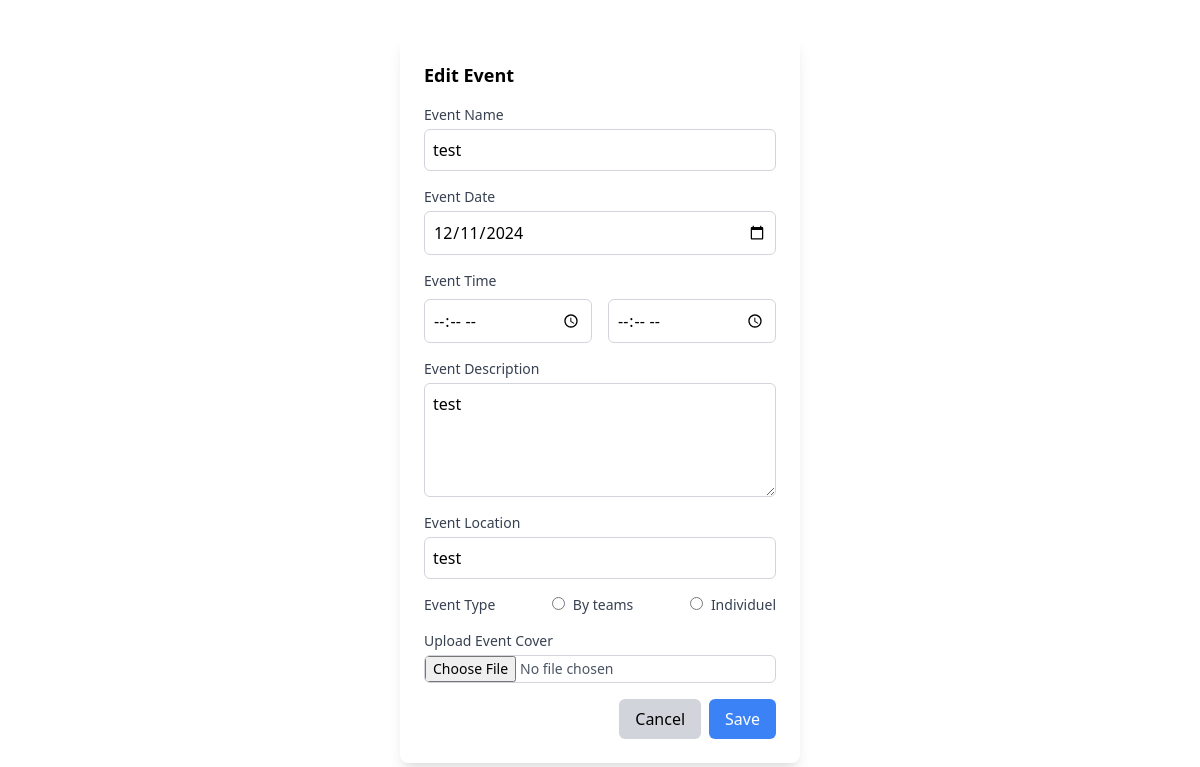
/daskboard/editEvent.php, run on an earlier commit of the app's database.
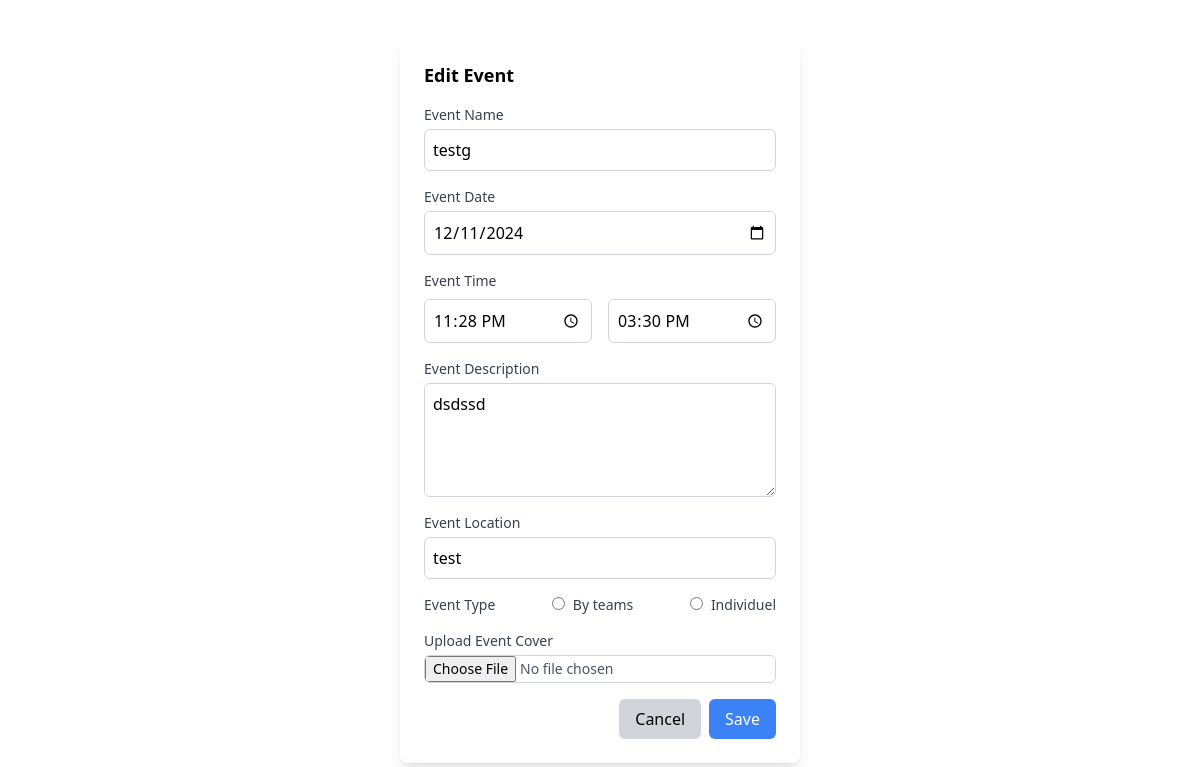
And on a later commit of the database.
### tables this page shows
CREATE TABLE `evenements` (
  `IDevent` int(11) NOT NULL,
  `Nom` varchar(20) NOT NULL,
  `Description` varchar(1000) NOT NULL,
  `Location` varchar(100) NOT NULL,
  `Date` date NOT NULL,
  `startTime` time NOT NULL,
  `endTime` time NOT NULL,
  `eventType` varchar(20) NOT NULL,
  `Status` varchar(20) NOT NULL,
  `eventImage` varchar(20) NOT NULL,
  `trash` float NOT NULL
);

### daskboard/editEvent.php (the view, shortened to what the changed rows need)
<!DOCTYPE html>
<html lang="en">
<head>
    <link href="https://cdnjs.cloudflare.com/ajax/libs/tailwindcss/2.2.19/tailwind.min.css" rel="stylesheet">
</head>
<body>
    <?php
    include "conn.php";
    $eventID = $_GET["eventID"];
    $req = "select * from evenements where IDevent = '$eventID'";
    $res = mysqli_query($conn, $req);
    if($row = mysqli_fetch_assoc($res)) {
        $eventName = $row['Nom'];
        $eventDate = $row['Date'];
        $eventStartTime = $row['startTime'];
        $eventEndTime = $row['endTime'];
        $eventDescription = $row['Description'];
        $eventLocation = $row['Location'];
    }
    ?>
    <div id="editModalBackdrop"
                    class=" my-8 w-100 fixed inset-0 flex items-center justify-center">
                    <div class="bg-white rounded-lg shadow-lg w-1/3 p-6">
                        <h2 class="text-lg font-semibold mb-4">Edit Event</h2>
                        <form id="eventForm" action="editEventAction.php?eventID=<?php echo($eventID) ?>" enctype="multipart/form-data"  method="post">
                            <div class="mb-4">
                                <label for="eventName" class="block text-sm font-medium text-gray-700">Event
                                    Name</label>
                                <input type="text" id="editEventName" name="eventName" value="<?php echo($eventName) ?>"
                                    class="mt-1 p-2 block w-full border border-gray-300 rounded-md focus:ring-blue-500 focus:border-blue-500"
                                    required>
                            </div>
                            <div class="mb-4">
                                <label for="eventDate" class="block text-sm font-medium text-gray-700">Event
                                    Date</label>
                                <input type="date" id="editEventDate" name="eventDate" value="<?php echo($eventDate) ?>"
                                    class="mt-1 p-2 block w-full border border-gray-300 rounded-md focus:ring-blue-500 focus:border-blue-500"
                                    required>
                            </div>
                            <div class="mb-4">
                                <div class="flex gap-4 mt-2">
                                    <div class="w-1/2">
                                        <input type="time" id="editStartTime" name="startTime" value="<?php echo($eventStartTime) ?>"
                                            class="p-2 border border-gray-300 rounded-md w-full focus:ring-blue-500 focus:border-blue-500"
                                            required>
                                    </div>
                                    <div class="w-1/2">
                                        <input type="time" id="editEndTime" name="endTime" value="<?php echo($eventEndTime) ?>"
                                            class="p-2 border border-gray-300 rounded-md w-full focus:ring-blue-500 focus:border-blue-500"
                                            required>
                                    </div>
                                </div>
                            </div>
                            <div class="mb-4">
                                <label for="eventDescription" class="block text-sm font-medium text-gray-700">Event
                                    Description</label>
                                <textarea id="editEventDescription" name="eventDescription" rows="4"
                                    class="mt-1 p-2 block w-full border border-gray-300 rounded-md focus:ring-blue-500 focus:border-blue-500"
                                    required><?php echo($eventDescription) ?></textarea>
                            </div>
                            <div class="mb-4">
                                <label for="eventPlace" class="block text-sm font-medium text-gray-700">Event
                                    Location</label>
                                <input type="text" id="editEventPlace" name="eventPlace" value="<?php echo($eventLocation) ?>"
                                    class="mt-1 p-2 block w-full border border-gray-300 rounded-md focus:ring-blue-500 focus:border-blue-500"
                                    required>
                            </div>
                        </form>
                    </div>
                </div>
</body>
</html>

What changed in the data, as far as the page shows it:
changed evenements "test": eventName "test" → "testg"; startTime (not shown) → "23:28:00"; endTime (not shown) → "15:30:00"; eventDescription "test" → "dsdssd"
